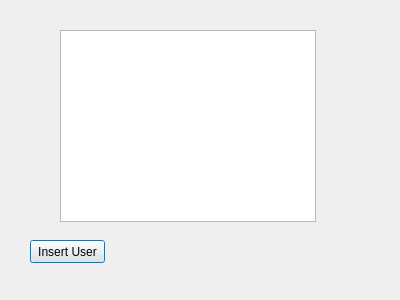
<?xml version="1.0" encoding="UTF-8"?>
<ui version="4.0">
 <class>Users</class>
 <widget class="QDialog" name="Users">
  <property name="geometry">
   <rect>
    <x>0</x>
    <y>0</y>
    <width>400</width>
    <height>300</height>
   </rect>
  </property>
  <property name="windowTitle">
   <string>Dialog</string>
  </property>
  <widget class="QTableView" name="tableView">
   <property name="geometry">
    <rect>
     <x>60</x>
     <y>30</y>
     <width>256</width>
     <height>192</height>
    </rect>
   </property>
  </widget>
  <widget class="QPushButton" name="insertUser">
   <property name="geometry">
    <rect>
     <x>30</x>
     <y>240</y>
     <width>75</width>
     <height>23</height>
    </rect>
   </property>
   <property name="text">
    <string>Insert User</string>
   </property>
  </widget>
 </widget>
 <resources/>
 <connections/>
</ui>
